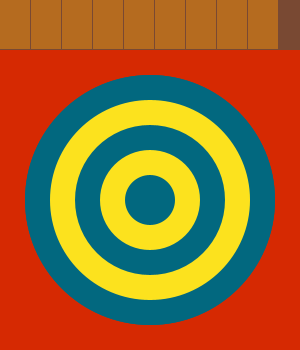
Frame 1 (no input)
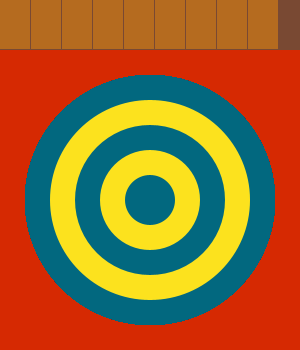
Frame 60 (the mouse pressed at the canvas centre just before this capture)
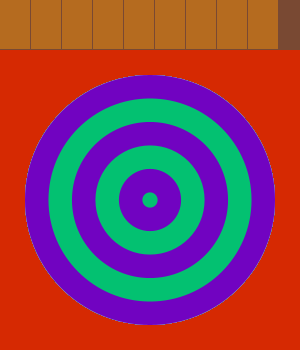
Frame 120 (the mouse held since frame 60 and released just before this capture)

The Processing sketch that drew these frames (run headless with seeded random() and noise(); from frame 60 on, the mouse is pressed at the canvas centre):

// Processing sketch: TargetPractice
// ── TargetPractice.pde
//tribute to jasper johns

int pWidth = 30; //panel width
int pHeight = 49; //panel height
int gap = 1;
int y0, y1, y2, y3, y4, y5, y6, y7, y8;
float speed = 3;
float button=-1;

void setup() {
  size(300, 350);
  background(214, 41, 2);

  int x = width/2; //sets ellipse to center
  int y = height - x;
  int eWidth = width - 50; //sets padding around target

  for (int spacing = 50; eWidth > 0; eWidth = eWidth - 2*spacing) { //double spacing to acount for both ellipses
    noStroke();
    fill (2, 104, 127); //blue
    ellipse(x, y, eWidth, eWidth);

    fill (252, 226, 30); //yellow
    ellipse(x, y, eWidth - spacing, eWidth - spacing );
  }
}



void draw() {
  //draw background of panels
  fill(121, 73, 51);
  rect( 0, 0, width, pHeight + gap); 

  //draw panels with different fills
  for (int i=0; i<9; i++) {
    if (i==0) {
      fill(66, 9, 67); //purple
    }
    if (i==1) {
      fill(22, 100, 165); //blue
    }
    if (i==2) {
      fill(255); //white
    }
    if (i==3) {
      fill(214, 41, 2); //red
    }
    if (i==4) {
      fill(250, 201, 220); //pink
    }
    if (i==5) {
      fill(255, 102, 0); //orange
    }
    if (i==6) {
      fill(96, 120, 96); //green
    }
    if (i==7) {
      fill(255, 170, 0); //light orange
    }
    if (i==8) {
      fill(34, 51, 85); //navy blue
    } 

    rect(i*pWidth+i*gap, 0, pWidth, pHeight);
  }

  //animate panels with mouse location
  if (mouseY < pHeight) {
    if (mouseX>0 && mouseX <= pWidth) {
      y0 -= speed;
    } else if (mouseX > pWidth) {
      y0 = 0;
    }

    if (mouseX> pWidth+gap && mouseX <= 2*pWidth + 2*gap) {
      y1 -= speed;
    } else if (mouseX < pWidth || mouseX > 2*pWidth + 2*gap) {
      y1 = 0;
    }

    if (mouseX> 2*pWidth + 2*gap && mouseX <= 3*pWidth + 3*gap) {
      y2 -= speed;
    } else if (mouseX < 2*pWidth + 2*gap || mouseX > 3*pWidth + 3*gap) {
      y2 = 0;
    }

    if (mouseX> 3*pWidth + 3*gap && mouseX <= 4*pWidth + 4*gap) {
      y3 -= speed;
    } else if (mouseX < 3*pWidth + 3*gap || mouseX > 4*pWidth + 4*gap) {
      y3 = 0;
    }

    if (mouseX> 4*pWidth + 4*gap && mouseX <= 5*pWidth + 5*gap) {
      y4 -= speed;
    } else if (mouseX < 4*pWidth + 4*gap || mouseX > 5*pWidth + 5*gap) {
      y4 = 0;
    }

    if (mouseX> 5*pWidth + 5*gap && mouseX <= 6*pWidth + 6*gap) {
      y5 -= speed;
    } else if (mouseX < 5*pWidth + 5*gap || mouseX > 6*pWidth + 6*gap) {
      y5 = 0;
    }

    if (mouseX> 6*pWidth + 6*gap && mouseX <= 7*pWidth + 7*gap) {
      y6 -= speed;
    } else if (mouseX < 6*pWidth + 6*gap || mouseX > 7*pWidth + 7*gap) {
      y6 = 0;
    }

    if (mouseX> 7*pWidth + 7*gap && mouseX <= 8*pWidth + 8*gap) {
      y7 -= speed;
    } else if (mouseX < 7*pWidth + 7*gap || mouseX > 8*pWidth + 8*gap) {
      y7 = 0;
    }

    if (mouseX> 8*pWidth + 8*gap && mouseX <= 9*pWidth + 9*gap) {
      y8 -= speed;
    } else if (mouseX < 8*pWidth + 8*gap || mouseX > 9*pWidth + 9*gap) {
      y8 = 0;
    }
  }

  //draw top panels
  fill(181, 107, 31); //brown
  rect(0, y0, pWidth, pHeight);
  rect(1*pWidth + 1*gap, y1, pWidth, pHeight);
  rect(2*pWidth + 2*gap, y2, pWidth, pHeight);
  rect(3*pWidth + 3*gap, y3, pWidth, pHeight);
  rect(4*pWidth + 4*gap, y4, pWidth, pHeight);
  rect(5*pWidth + 5*gap, y5, pWidth, pHeight);
  rect(6*pWidth + 6*gap, y6, pWidth, pHeight);
  rect(7*pWidth + 7*gap, y7, pWidth, pHeight);
  rect(8*pWidth + 8*gap, y8, pWidth, pHeight);
  
    float r = random(0, 255);
    float g = random(0, 255);
    float b = random(0, 255);
  
  if (button==1) {
    
    float x = width/2; //sets ellipse to center
    float y = height - x;
    float eWidth = width - 50; //sets padding around target


    for (float spacing = random (10, 80); eWidth > 0; eWidth = eWidth - 2*spacing) { //double spacing to acount for both ellipses

      noStroke();
      fill (r, g, b); //blue
      ellipse(x, y, eWidth, eWidth);

      fill (g, b, r); //yellow
      ellipse(x, y, eWidth - spacing, eWidth - spacing );
    }
}

else{
  int x = width/2; //sets ellipse to center
  int y = height - x;
  int eWidth = width - 50; //sets padding around target

  for (int spacing = 50; eWidth > 0; eWidth = eWidth - 2*spacing) { //double spacing to acount for both ellipses
    noStroke();
    fill (2, 104, 127); //blue
    ellipse(x, y, eWidth, eWidth);

    fill (252, 226, 30); //yellow
    ellipse(x, y, eWidth - spacing, eWidth - spacing );
  }
}
}
  

void mousePressed() {
  button=button*-1;

}
